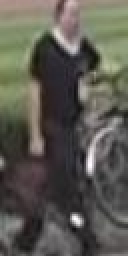
#> input picture data/market1501_partial/query/0054_c5s1_006776_00.jpg, 64 x 128 px, found by its file name (shown 2 times larger); its folder holds only this picture in this run
$ python gen_partial_dataset.py
#> lines starting #> are read from the running program, lines starting #| are printed output that depends on the picture
#> further down, img is the input picture: shape (128, 64, 3); mean B, G, R 81.5, 89.6, 91.7
import cv2
import os
import numpy as np

data_root = "/home/micalab/AlignedReID/data/market1501/query"
gen_root = "/home/micalab/AlignedReID/data/market1501-partial/query"

def random_crop(img, sample_rate=0.6):
#> called with sample_rate = 0.6
    h,w = img.shape[:2]
#> h = 128; w = 64
    sh = np.random.randint(sample_rate*h, h*0.9,1)[0]
#> sh = 76
    bh = np.random.randint(0, h-sh, 1)[0]
#> bh = 3
    img = img[bh:sh+bh,:,:]
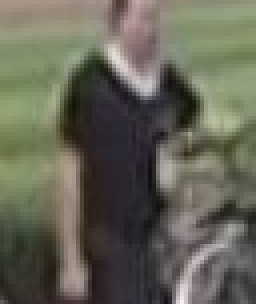
#> img: shape (76, 64, 3) (shown 4 times larger); mean of channels 0, 1, 2 86.7, 100.4, 100.8; drawn as B, G, R
    img = cv2.resize(img, (w,h))
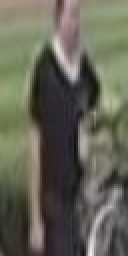
#> img: shape (128, 64, 3) (shown 2 times larger); mean of channels 0, 1, 2 86.6, 100.3, 100.7; drawn as B, G, R
    return img


for image_name in os.listdir(data_root):
    if image_name[-3:] != 'jpg':
        continue
    img_path = os.path.join(data_root, image_name)
    img = cv2.imread(img_path)
    img = random_crop(img)
    save_path = os.path.join(gen_root, image_name)
    cv2.imwrite(save_path, img)

$ run again, on data/market1501_partial/query/0092_c2s1_014426_00.jpg
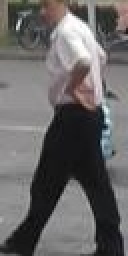
#> input picture data/market1501_partial/query/0092_c2s1_014426_00.jpg, 64 x 128 px, found by its file name (shown 2 times larger)
#> img is the input picture: shape (128, 64, 3); mean B, G, R 102.1, 102.1, 104.2
#> in random_crop, `img = img[bh:sh+bh,:,:]`:
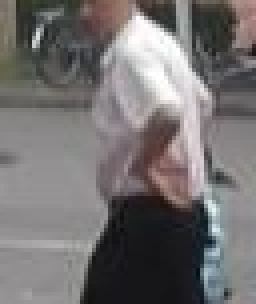
#> img: shape (76, 64, 3) (shown 4 times larger); mean of channels 0, 1, 2 112.8, 112.8, 116.1; drawn as B, G, R
#> in random_crop, `img = cv2.resize(img, (w,h))`:
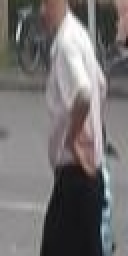
#> img: shape (128, 64, 3) (shown 2 times larger); mean of channels 0, 1, 2 112.7, 112.7, 116; drawn as B, G, R

$ run again, on data/market1501_partial/query/0096_c3s1_015551_00.jpg
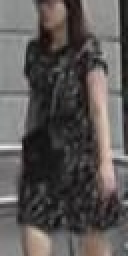
#> input picture data/market1501_partial/query/0096_c3s1_015551_00.jpg, 64 x 128 px, found by its file name (shown 2 times larger)
#> img is the input picture: shape (128, 64, 3); mean B, G, R 85.2, 86.7, 90.8
#> in random_crop, `img = img[bh:sh+bh,:,:]`:
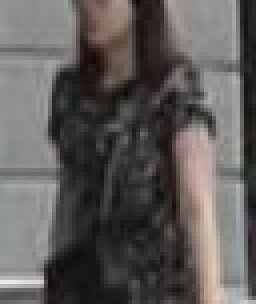
#> img: shape (76, 64, 3) (shown 4 times larger); mean of channels 0, 1, 2 89.1, 90.9, 94.4; drawn as B, G, R
#> in random_crop, `img = cv2.resize(img, (w,h))`:
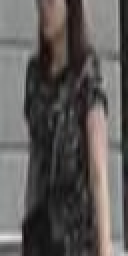
#> img: shape (128, 64, 3) (shown 2 times larger); mean of channels 0, 1, 2 89, 90.8, 94.3; drawn as B, G, R

$ run again, on data/market1501_partial/query/0109_c6s1_018901_00.jpg
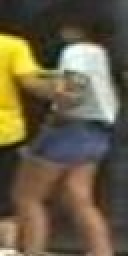
#> input picture data/market1501_partial/query/0109_c6s1_018901_00.jpg, 64 x 128 px, found by its file name (shown 2 times larger)
#> img is the input picture: shape (128, 64, 3); mean B, G, R 69.1, 92.9, 103.8
#> in random_crop, `img = img[bh:sh+bh,:,:]`:
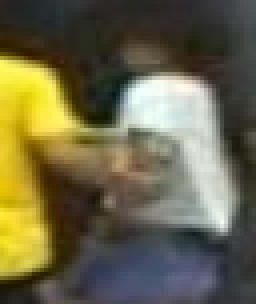
#> img: shape (76, 64, 3) (shown 4 times larger); mean of channels 0, 1, 2 72.6, 101.8, 106.5; drawn as B, G, R
#> in random_crop, `img = cv2.resize(img, (w,h))`:
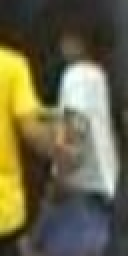
#> img: shape (128, 64, 3) (shown 2 times larger); mean of channels 0, 1, 2 72.5, 101.7, 106.4; drawn as B, G, R

$ run again, on data/market1501_partial/query/0061_c1s1_009001_00.jpg
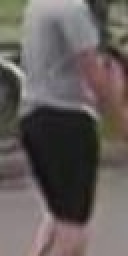
#> input picture data/market1501_partial/query/0061_c1s1_009001_00.jpg, 64 x 128 px, found by its file name (shown 2 times larger)
#> img is the input picture: shape (128, 64, 3); mean B, G, R 91.6, 94.1, 101.1
#> in random_crop, `img = img[bh:sh+bh,:,:]`:
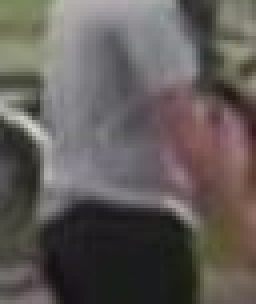
#> img: shape (76, 64, 3) (shown 4 times larger); mean of channels 0, 1, 2 88.4, 91.3, 97; drawn as B, G, R
#> in random_crop, `img = cv2.resize(img, (w,h))`:
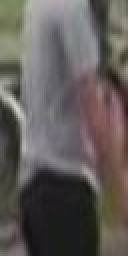
#> img: shape (128, 64, 3) (shown 2 times larger); mean of channels 0, 1, 2 88.3, 91.2, 96.9; drawn as B, G, R
